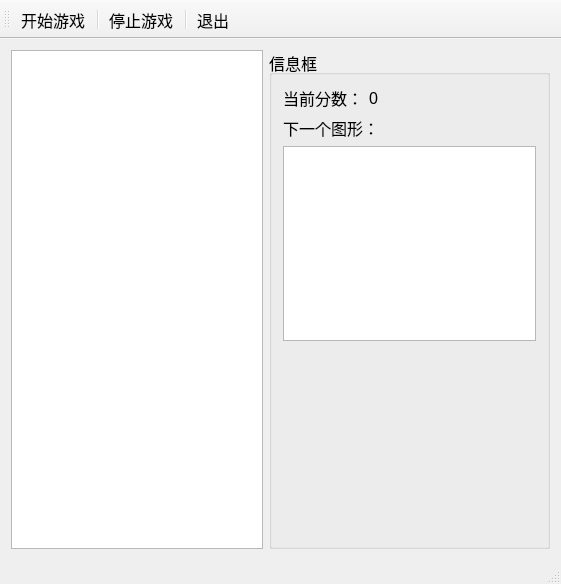
<?xml version="1.0" encoding="UTF-8"?>
<ui version="4.0">
 <class>MainWindow</class>
 <widget class="QMainWindow" name="MainWindow">
  <property name="geometry">
   <rect>
    <x>0</x>
    <y>0</y>
    <width>561</width>
    <height>584</height>
   </rect>
  </property>
  <property name="font">
   <font>
    <pointsize>12</pointsize>
   </font>
  </property>
  <property name="windowTitle">
   <string>MainWindow</string>
  </property>
  <widget class="QWidget" name="centralWidget">
   <layout class="QHBoxLayout" name="horizontalLayout_2">
    <item>
     <widget class="QGraphicsView" name="graphicsView"/>
    </item>
    <item>
     <widget class="QGroupBox" name="groupBox">
      <property name="title">
       <string>信息框</string>
      </property>
      <layout class="QVBoxLayout" name="verticalLayout">
       <item>
        <layout class="QHBoxLayout" name="horizontalLayout">
         <item>
          <widget class="QLabel" name="label">
           <property name="text">
            <string>当前分数：</string>
           </property>
          </widget>
         </item>
         <item>
          <widget class="QLabel" name="score">
           <property name="text">
            <string>0</string>
           </property>
          </widget>
         </item>
         <item>
          <spacer name="horizontalSpacer">
           <property name="orientation">
            <enum>Qt::Horizontal</enum>
           </property>
           <property name="sizeHint" stdset="0">
            <size>
             <width>40</width>
             <height>20</height>
            </size>
           </property>
          </spacer>
         </item>
        </layout>
       </item>
       <item>
        <widget class="QLabel" name="label_2">
         <property name="text">
          <string>下一个图形：</string>
         </property>
        </widget>
       </item>
       <item>
        <layout class="QHBoxLayout" name="horizontalLayout_3">
         <item>
          <widget class="QGraphicsView" name="graphicsView_2">
           <property name="sizePolicy">
            <sizepolicy hsizetype="Preferred" vsizetype="Expanding">
             <horstretch>0</horstretch>
             <verstretch>0</verstretch>
            </sizepolicy>
           </property>
          </widget>
         </item>
        </layout>
       </item>
       <item>
        <spacer name="verticalSpacer">
         <property name="orientation">
          <enum>Qt::Vertical</enum>
         </property>
         <property name="sizeHint" stdset="0">
          <size>
           <width>20</width>
           <height>165</height>
          </size>
         </property>
        </spacer>
       </item>
      </layout>
     </widget>
    </item>
   </layout>
  </widget>
  <widget class="QMenuBar" name="menuBar">
   <property name="geometry">
    <rect>
     <x>0</x>
     <y>0</y>
     <width>561</width>
     <height>26</height>
    </rect>
   </property>
  </widget>
  <widget class="QToolBar" name="mainToolBar">
   <attribute name="toolBarArea">
    <enum>TopToolBarArea</enum>
   </attribute>
   <attribute name="toolBarBreak">
    <bool>false</bool>
   </attribute>
   <addaction name="actionStart"/>
   <addaction name="separator"/>
   <addaction name="actionStop"/>
   <addaction name="separator"/>
   <addaction name="actionExit"/>
  </widget>
  <widget class="QStatusBar" name="statusBar"/>
  <action name="actionStart">
   <property name="text">
    <string>开始游戏</string>
   </property>
  </action>
  <action name="actionStop">
   <property name="text">
    <string>停止游戏</string>
   </property>
  </action>
  <action name="actionExit">
   <property name="text">
    <string>退出</string>
   </property>
  </action>
 </widget>
 <layoutdefault spacing="6" margin="11"/>
 <resources/>
 <connections>
  <connection>
   <sender>actionExit</sender>
   <signal>triggered()</signal>
   <receiver>MainWindow</receiver>
   <slot>close()</slot>
   <hints>
    <hint type="sourcelabel">
     <x>-1</x>
     <y>-1</y>
    </hint>
    <hint type="destinationlabel">
     <x>307</x>
     <y>291</y>
    </hint>
   </hints>
  </connection>
 </connections>
</ui>
